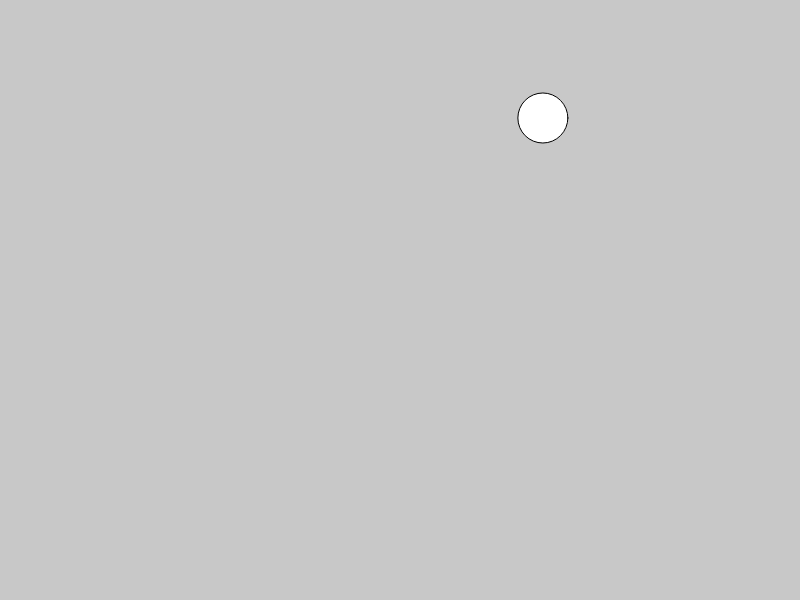
Frame 1 (no input)
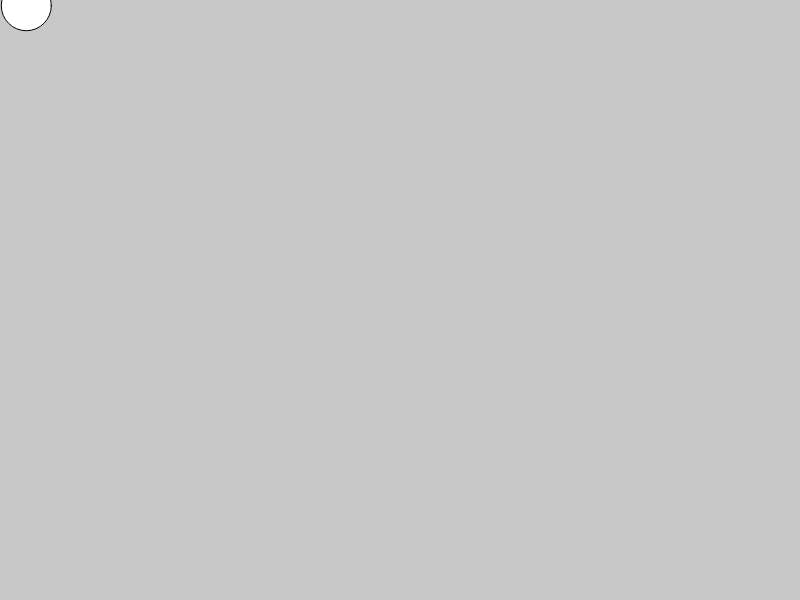
Frame 60 (no input)
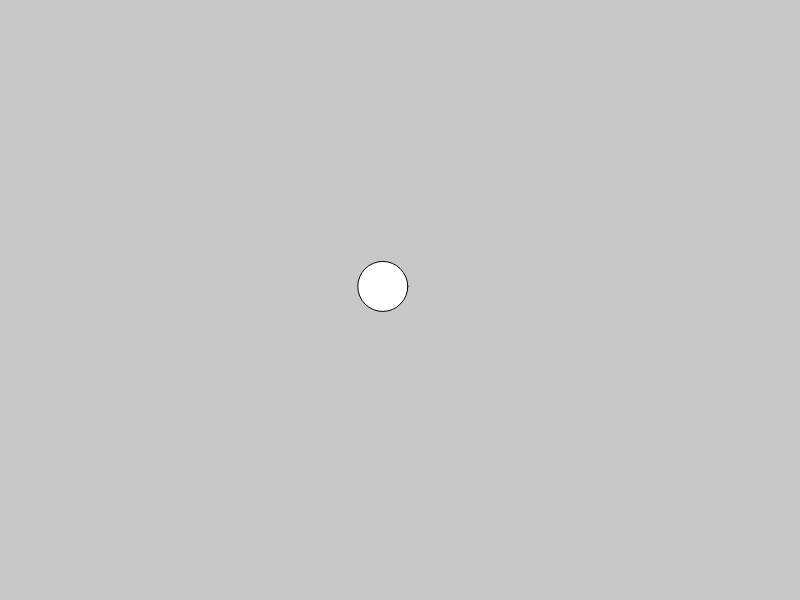
Frame 120 (the mouse pressed at the canvas centre since frame 60)

The p5.js sketch that drew these frames (run headless with seeded random() and noise() and a simulated clock; from frame 60 on, the mouse is pressed at the canvas centre):

// p5.js sketch
// ── sketch.js
let circleX, circleY;

function setup() {
    createCanvas(screen.width, screen.height);
    circleX =  random(width);
    circleY =  random(height);
}

function draw() {
    background(200);
    circleX += (mouseX - circleX) * 0.05;
    circleY += (mouseY - circleY) * 0.05;
    fill(255);
    ellipse(circleX, circleY, 50, 50);
}
